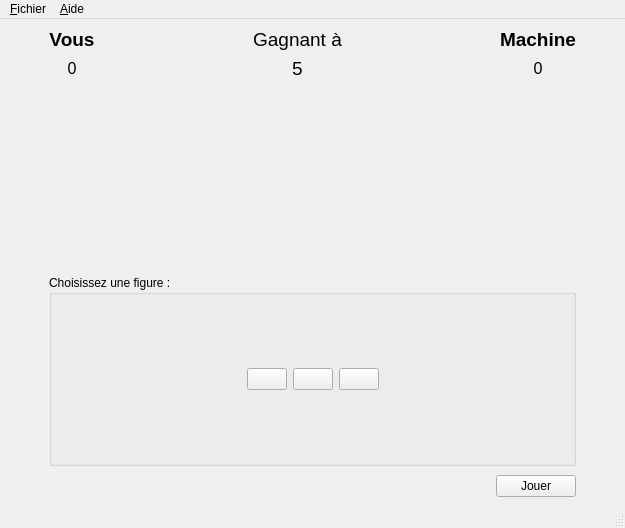
<?xml version="1.0" encoding="UTF-8"?>
<ui version="4.0">
 <class>ChifoumiVue</class>
 <widget class="QMainWindow" name="ChifoumiVue">
  <property name="geometry">
   <rect>
    <x>0</x>
    <y>0</y>
    <width>625</width>
    <height>528</height>
   </rect>
  </property>
  <property name="windowTitle">
   <string>Chifoumi</string>
  </property>
  <widget class="QWidget" name="centralwidget">
   <layout class="QHBoxLayout" name="horizontalLayout_5">
    <item>
     <layout class="QVBoxLayout" name="verticalLayout_3">
      <item>
       <layout class="QGridLayout" name="gridLayout">
        <item row="0" column="1">
         <layout class="QVBoxLayout" name="verticalLayout">
          <item>
           <widget class="QLabel" name="lJoueur">
            <property name="sizePolicy">
             <sizepolicy hsizetype="Preferred" vsizetype="Preferred">
              <horstretch>0</horstretch>
              <verstretch>0</verstretch>
             </sizepolicy>
            </property>
            <property name="font">
             <font>
              <pointsize>14</pointsize>
              <weight>75</weight>
              <bold>true</bold>
             </font>
            </property>
            <property name="text">
             <string>Vous</string>
            </property>
            <property name="alignment">
             <set>Qt::AlignCenter</set>
            </property>
           </widget>
          </item>
          <item>
           <widget class="QLabel" name="scoreJoueur">
            <property name="font">
             <font>
              <pointsize>12</pointsize>
             </font>
            </property>
            <property name="text">
             <string>0</string>
            </property>
            <property name="alignment">
             <set>Qt::AlignCenter</set>
            </property>
           </widget>
          </item>
         </layout>
        </item>
        <item row="1" column="3">
         <widget class="QLabel" name="coupMachine">
          <property name="text">
           <string/>
          </property>
          <property name="pixmap">
           <pixmap resource="ressourceChifoumi.qrc">:/chifoumi/images/rien_115.png</pixmap>
          </property>
         </widget>
        </item>
        <item row="1" column="1">
         <widget class="QLabel" name="coupJoueur">
          <property name="text">
           <string/>
          </property>
          <property name="pixmap">
           <pixmap resource="ressourceChifoumi.qrc">:/chifoumi/images/rien_115.png</pixmap>
          </property>
         </widget>
        </item>
        <item row="1" column="4">
         <spacer name="horizontalSpacer_10">
          <property name="orientation">
           <enum>Qt::Horizontal</enum>
          </property>
          <property name="sizeType">
           <enum>QSizePolicy::Fixed</enum>
          </property>
          <property name="sizeHint" stdset="0">
           <size>
            <width>40</width>
            <height>20</height>
           </size>
          </property>
         </spacer>
        </item>
        <item row="0" column="3">
         <layout class="QVBoxLayout" name="verticalLayout_2">
          <item>
           <widget class="QLabel" name="lMachine">
            <property name="sizePolicy">
             <sizepolicy hsizetype="Preferred" vsizetype="Preferred">
              <horstretch>0</horstretch>
              <verstretch>0</verstretch>
             </sizepolicy>
            </property>
            <property name="font">
             <font>
              <pointsize>14</pointsize>
              <weight>75</weight>
              <bold>true</bold>
             </font>
            </property>
            <property name="text">
             <string>Machine</string>
            </property>
            <property name="alignment">
             <set>Qt::AlignCenter</set>
            </property>
           </widget>
          </item>
          <item>
           <widget class="QLabel" name="scoreMachine">
            <property name="font">
             <font>
              <pointsize>12</pointsize>
             </font>
            </property>
            <property name="text">
             <string>0</string>
            </property>
            <property name="alignment">
             <set>Qt::AlignCenter</set>
            </property>
           </widget>
          </item>
         </layout>
        </item>
        <item row="1" column="2">
         <layout class="QHBoxLayout" name="horizontalLayout_2">
          <item>
           <spacer name="horizontalSpacer_3">
            <property name="orientation">
             <enum>Qt::Horizontal</enum>
            </property>
            <property name="sizeHint" stdset="0">
             <size>
              <width>40</width>
              <height>20</height>
             </size>
            </property>
           </spacer>
          </item>
          <item>
           <widget class="QLabel" name="versus">
            <property name="text">
             <string/>
            </property>
            <property name="pixmap">
             <pixmap resource="ressourceChifoumi.qrc">:/chifoumi/images/versus_70.png</pixmap>
            </property>
            <property name="alignment">
             <set>Qt::AlignCenter</set>
            </property>
           </widget>
          </item>
          <item>
           <spacer name="horizontalSpacer_4">
            <property name="orientation">
             <enum>Qt::Horizontal</enum>
            </property>
            <property name="sizeHint" stdset="0">
             <size>
              <width>40</width>
              <height>20</height>
             </size>
            </property>
           </spacer>
          </item>
         </layout>
        </item>
        <item row="1" column="0">
         <spacer name="horizontalSpacer_9">
          <property name="orientation">
           <enum>Qt::Horizontal</enum>
          </property>
          <property name="sizeType">
           <enum>QSizePolicy::Fixed</enum>
          </property>
          <property name="sizeHint" stdset="0">
           <size>
            <width>40</width>
            <height>20</height>
           </size>
          </property>
         </spacer>
        </item>
        <item row="0" column="2">
         <layout class="QGridLayout" name="gridLayout_2">
          <item row="0" column="0">
           <widget class="QLabel" name="label">
            <property name="font">
             <font>
              <pointsize>14</pointsize>
              <weight>50</weight>
              <bold>false</bold>
             </font>
            </property>
            <property name="text">
             <string>Gagnant à</string>
            </property>
            <property name="alignment">
             <set>Qt::AlignCenter</set>
            </property>
           </widget>
          </item>
          <item row="1" column="0">
           <widget class="QLabel" name="label_2">
            <property name="font">
             <font>
              <pointsize>14</pointsize>
             </font>
            </property>
            <property name="text">
             <string>5</string>
            </property>
            <property name="alignment">
             <set>Qt::AlignCenter</set>
            </property>
           </widget>
          </item>
         </layout>
        </item>
       </layout>
      </item>
      <item>
       <spacer name="verticalSpacer">
        <property name="orientation">
         <enum>Qt::Vertical</enum>
        </property>
        <property name="sizeHint" stdset="0">
         <size>
          <width>20</width>
          <height>40</height>
         </size>
        </property>
       </spacer>
      </item>
      <item>
       <layout class="QHBoxLayout" name="bbbbbbbbbbb">
        <property name="topMargin">
         <number>0</number>
        </property>
        <item>
         <spacer name="horizontalSpacer_5">
          <property name="orientation">
           <enum>Qt::Horizontal</enum>
          </property>
          <property name="sizeType">
           <enum>QSizePolicy::Fixed</enum>
          </property>
          <property name="sizeHint" stdset="0">
           <size>
            <width>40</width>
            <height>20</height>
           </size>
          </property>
         </spacer>
        </item>
        <item>
         <layout class="QVBoxLayout" name="aaaaaaaaaa">
          <property name="spacing">
           <number>9</number>
          </property>
          <property name="leftMargin">
           <number>0</number>
          </property>
          <property name="topMargin">
           <number>0</number>
          </property>
          <item>
           <widget class="QGroupBox" name="groupBox">
            <property name="minimumSize">
             <size>
              <width>509</width>
              <height>191</height>
             </size>
            </property>
            <property name="maximumSize">
             <size>
              <width>100000</width>
              <height>191</height>
             </size>
            </property>
            <property name="title">
             <string>Choisissez une figure :</string>
            </property>
            <layout class="QHBoxLayout" name="horizontalLayout_6">
             <item>
              <layout class="QHBoxLayout" name="horizontalLayout_3">
               <item>
                <spacer name="horizontalSpacer_7">
                 <property name="orientation">
                  <enum>Qt::Horizontal</enum>
                 </property>
                 <property name="sizeHint" stdset="0">
                  <size>
                   <width>40</width>
                   <height>20</height>
                  </size>
                 </property>
                </spacer>
               </item>
               <item>
                <widget class="QPushButton" name="pierre">
                 <property name="text">
                  <string/>
                 </property>
                 <property name="icon">
                  <iconset>
                   <normalon>:/chifoumi/images/pierre_115.png</normalon>
                  </iconset>
                 </property>
                 <property name="iconSize">
                  <size>
                   <width>127</width>
                   <height>128</height>
                  </size>
                 </property>
                </widget>
               </item>
               <item>
                <widget class="QPushButton" name="papier">
                 <property name="text">
                  <string/>
                 </property>
                 <property name="icon">
                  <iconset>
                   <normalon>:/chifoumi/images/papier_115.png</normalon>
                  </iconset>
                 </property>
                 <property name="iconSize">
                  <size>
                   <width>127</width>
                   <height>128</height>
                  </size>
                 </property>
                </widget>
               </item>
               <item>
                <widget class="QPushButton" name="ciseau">
                 <property name="text">
                  <string/>
                 </property>
                 <property name="icon">
                  <iconset>
                   <normalon>:/chifoumi/images/ciseau_115.png</normalon>
                  </iconset>
                 </property>
                 <property name="iconSize">
                  <size>
                   <width>127</width>
                   <height>128</height>
                  </size>
                 </property>
                </widget>
               </item>
               <item>
                <spacer name="horizontalSpacer_8">
                 <property name="orientation">
                  <enum>Qt::Horizontal</enum>
                 </property>
                 <property name="sizeHint" stdset="0">
                  <size>
                   <width>40</width>
                   <height>20</height>
                  </size>
                 </property>
                </spacer>
               </item>
              </layout>
             </item>
            </layout>
           </widget>
          </item>
          <item>
           <layout class="QHBoxLayout" name="horizontalLayout">
            <item>
             <spacer name="horizontalSpacer">
              <property name="orientation">
               <enum>Qt::Horizontal</enum>
              </property>
              <property name="sizeHint" stdset="0">
               <size>
                <width>40</width>
                <height>20</height>
               </size>
              </property>
             </spacer>
            </item>
            <item>
             <widget class="QPushButton" name="bNewPartie">
              <property name="text">
               <string>Jouer</string>
              </property>
             </widget>
            </item>
           </layout>
          </item>
         </layout>
        </item>
        <item>
         <spacer name="horizontalSpacer_6">
          <property name="orientation">
           <enum>Qt::Horizontal</enum>
          </property>
          <property name="sizeType">
           <enum>QSizePolicy::Fixed</enum>
          </property>
          <property name="sizeHint" stdset="0">
           <size>
            <width>40</width>
            <height>20</height>
           </size>
          </property>
         </spacer>
        </item>
       </layout>
      </item>
     </layout>
    </item>
   </layout>
  </widget>
  <widget class="QMenuBar" name="menubar">
   <property name="geometry">
    <rect>
     <x>0</x>
     <y>0</y>
     <width>625</width>
     <height>21</height>
    </rect>
   </property>
   <widget class="QMenu" name="menu_Fichier">
    <property name="title">
     <string>&amp;Fichier</string>
    </property>
    <addaction name="actionQuitter"/>
   </widget>
   <widget class="QMenu" name="menu_Aide">
    <property name="title">
     <string>&amp;Aide</string>
    </property>
    <addaction name="actionA_propos_de"/>
   </widget>
   <addaction name="menu_Fichier"/>
   <addaction name="menu_Aide"/>
  </widget>
  <widget class="QStatusBar" name="statusbar"/>
  <action name="actionA_propos_de">
   <property name="text">
    <string>&amp;A propos de ...</string>
   </property>
   <property name="shortcut">
    <string>F1</string>
   </property>
  </action>
  <action name="actionQuitter">
   <property name="text">
    <string>&amp;Quitter</string>
   </property>
   <property name="shortcut">
    <string>Alt+F3</string>
   </property>
  </action>
 </widget>
 <resources>
  <include location="ressourceChifoumi.qrc"/>
 </resources>
 <connections/>
</ui>
